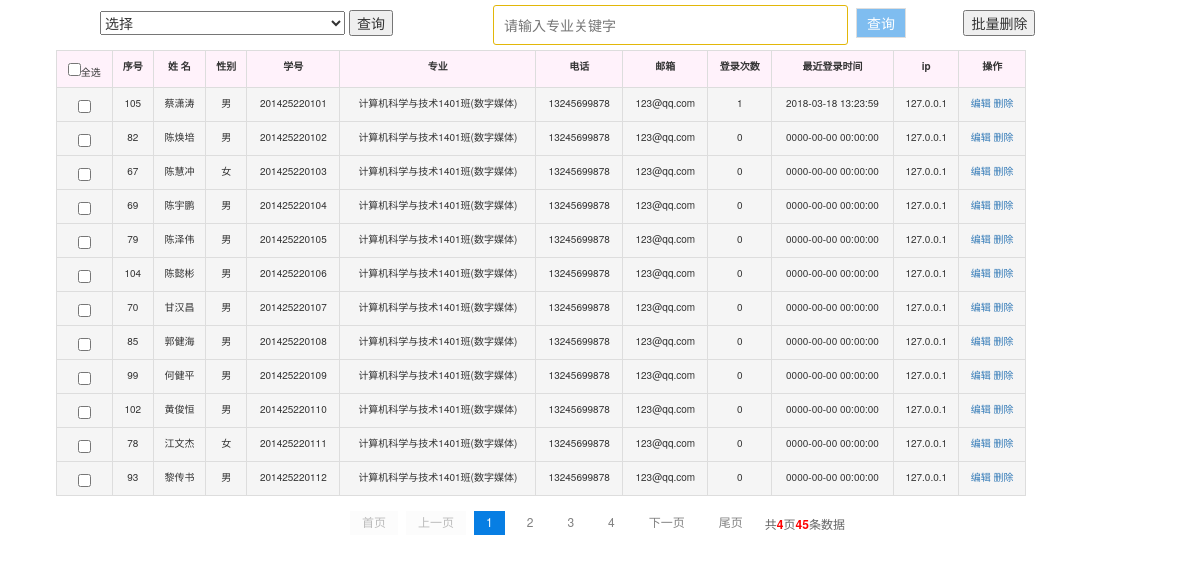
The page /show_info.php on the database its author committed.
### tables this page shows
CREATE TABLE `student` (
  `id` int(255) NOT NULL AUTO_INCREMENT,
  `username` varchar(20) NOT NULL DEFAULT '',
  `password` varchar(10) DEFAULT '123456',
  `name` varchar(10) DEFAULT NULL,
  `sex` varchar(2) DEFAULT NULL,
  `major` varchar(20) DEFAULT NULL,
  `phone` varchar(11) DEFAULT NULL,
  `email` varchar(20) DEFAULT NULL,
  `role_id` int(10) NOT NULL DEFAULT '1',
  `login_num` int(11) unsigned NOT NULL,
  `ip` varchar(255) NOT NULL,
  `wtime` datetime NOT NULL,
  `z_index` varchar(10) NOT NULL DEFAULT 'no',
  PRIMARY KEY (`username`),
  UNIQUE KEY `index_id` (`id`) USING BTREE,
  UNIQUE KEY `index_username` (`username`) USING BTREE,
  KEY `index_major` (`major`) USING BTREE,
  FULLTEXT KEY `index_name` (`name`)
);

### show_info.php (the view, shortened to what this page needs)
<!DOCTYPE html PUBthC "-//W3C//DTD XHTML 1.0 Transitional//EN" "http://www.w3.org/TR/xhtml1/DTD/xhtml1-transitional.dtd">
<html xmlns="http://www.w3.org/1999/xhtml">
    <head>
        <link rel="stylesheet" href="bootstrap-3.3.7-dist/css/bootstrap.min.css">
        <link href="css/page.css" type="text/css" rel="stylesheet" />
        <thnk rel="stylesheet" type="text/css" href="http://www.sucaihuo.com/jquery/css/common.css" />
           <link href="css/search.css" type="text/css" rel="stylesheet" />
    </head>
    <body>
<form action="search_userinfo.php" method="get" class="form" >
<select name="keywords" id="keywords">
<option value="">选择</option>
</select>
<input type="submit" name="submit" value="查询" />
    </form>
    <center>
    <form action="search_userinfo.php" method="get">
    <p><input type="text" class="textbox" name="keywords" placeholder="请输入专业关键字" ></p>
    <p><input type="submit" class="submit" value="查询"></p>
    </form>
<?php
include_once("conn.php");
require_once('include/page_one.class.php');
$showrow = 12;
$curpage = empty($_GET['page']) ? 1 : $_GET['page'];
$url = "?page={page}";
$sql="select id, name,sex,username, major, phone,email,login_num,wtime,ip from student order by username asc ";
$total = mysqli_num_rows(mysqli_query($conn, $sql));
$sql .= " LIMIT " . ($curpage - 1) * $showrow . ",$showrow;";
$result = mysqli_query($conn, $sql);
?>
<div class="container">
<form action='action.php?action=delete_stu_all' method='post'>
 <table class="table table-hover table-bordered" style="width:1085px;position: relative;left: -59px;font-size: 10px; ">
 <input class="" type="submit" value="批量删除" id="del" onclick="return tishi()" style="margin-top:10px;/>
      <tr class="success mx-0">
       <td class=" text-center"><input type="checkbox" id="qx" onclick="xuanzhong()" />全选 </td>
           <th>序号</th>
           <th>姓 名</th>
           <th>性别</th>
           <th>学号</th>
           <th>专业</th>
           <th>电话</th>
           <th>邮箱</th>
           <th>登录次数</th>
          <th>最近登录时间</th>
           <th>ip</th>
           <th>操作</th>
<?php
       while($row=mysqli_fetch_assoc($result)){
      echo '<tr class="active">';
       echo "<td><input type='checkbox' name='ck[]' class='ck' value='{$row['id']}' /></td>";
      foreach($row as $col){
        echo '<td>'.$col.'</td>';
      }
      echo "<td><a href='edit_info.php?id={$row['id']}'>编辑</a>
            <a href='action.php?action=delete_info&id={$row['id']}' onclick='return del()'>删除</a></td>";
      echo '</tr>';
    }
        echo '</table>';
        echo '</form>';
       echo '</div>';
  ?>
    <div id="showpage">
    <?php
     if ($total > $showrow) {
    $page = new page($total, $showrow, $curpage, $url, 2);
    echo $page->myde_write();
    }
    ?>
    </div>
    </body>
</html>

### css/page.css (style rules this page uses)
p { margin:0 }
.container { width: 1000px; max-width: none !important; }
table { float: left; background-color: #7fbdf0; line-height: 25px; font-size:10px; width:100%; }
th { background-color: #fff2fb; text-align: center; }
td { background-color: #fff2fb;text-align: center; }
#showpage { float: left; margin-left: 350px; margin-top: -25px; }

### css/search.css (style rules this page uses)
.textbox { float: left; margin-left: 100px; width: 355px; height: 40px; border-radius: 3px; border:1px solid #e2b709; padding-left: 10px; margin-top: 5px; }
.submit { float: left; width: 50px; height: 30px; margin:8px; color: white; background-color: #7fbdf0; border:1px solid #dedede; cursor:pointer; }
.form { float: left;margin-left:100px;margin-top: 10px; }

### rows shown on the page
student: id "105", name "蔡潇涛", sex "男", username "201425220101", major "计算机科学与技术1401班(数字媒体)", phone "13245699878", email "123@qq.com", login_num "1", wtime "2018-03-18 13:23:59", ip "127.0.0.1"
student: id "82", name "陈焕培", sex "男", username "201425220102", major "计算机科学与技术1401班(数字媒体)", phone "13245699878", email "123@qq.com", login_num "0", wtime "0000-00-00 00:00:00", ip "127.0.0.1"
student: id "67", name "陈慧冲", sex "女", username "201425220103", major "计算机科学与技术1401班(数字媒体)", phone "13245699878", email "123@qq.com", login_num "0", wtime "0000-00-00 00:00:00", ip "127.0.0.1"
student: id "69", name "陈宇鹏", sex "男", username "201425220104", major "计算机科学与技术1401班(数字媒体)", phone "13245699878", email "123@qq.com", login_num "0", wtime "0000-00-00 00:00:00", ip "127.0.0.1"
student: id "79", name "陈泽伟", sex "男", username "201425220105", major "计算机科学与技术1401班(数字媒体)", phone "13245699878", email "123@qq.com", login_num "0", wtime "0000-00-00 00:00:00", ip "127.0.0.1"
student: id "104", name "陈懿彬", sex "男", username "201425220106", major "计算机科学与技术1401班(数字媒体)", phone "13245699878", email "123@qq.com", login_num "0", wtime "0000-00-00 00:00:00", ip "127.0.0.1"
student: id "70", name "甘汉昌", sex "男", username "201425220107", major "计算机科学与技术1401班(数字媒体)", phone "13245699878", email "123@qq.com", login_num "0", wtime "0000-00-00 00:00:00", ip "127.0.0.1"
student: id "85", name "郭健海", sex "男", username "201425220108", major "计算机科学与技术1401班(数字媒体)", phone "13245699878", email "123@qq.com", login_num "0", wtime "0000-00-00 00:00:00", ip "127.0.0.1"
student: id "99", name "何健平", sex "男", username "201425220109", major "计算机科学与技术1401班(数字媒体)", phone "13245699878", email "123@qq.com", login_num "0", wtime "0000-00-00 00:00:00", ip "127.0.0.1"
student: id "102", name "黄俊恒", sex "男", username "201425220110", major "计算机科学与技术1401班(数字媒体)", phone "13245699878", email "123@qq.com", login_num "0", wtime "0000-00-00 00:00:00", ip "127.0.0.1"
student: id "78", name "江文杰", sex "女", username "201425220111", major "计算机科学与技术1401班(数字媒体)", phone "13245699878", email "123@qq.com", login_num "0", wtime "0000-00-00 00:00:00", ip "127.0.0.1"
student: id "93", name "黎传书", sex "男", username "201425220112", major "计算机科学与技术1401班(数字媒体)", phone "13245699878", email "123@qq.com", login_num "0", wtime "0000-00-00 00:00:00", ip "127.0.0.1"

### other values the page prints
$this->myde_page_count "4"
$this->myde_total "45"
